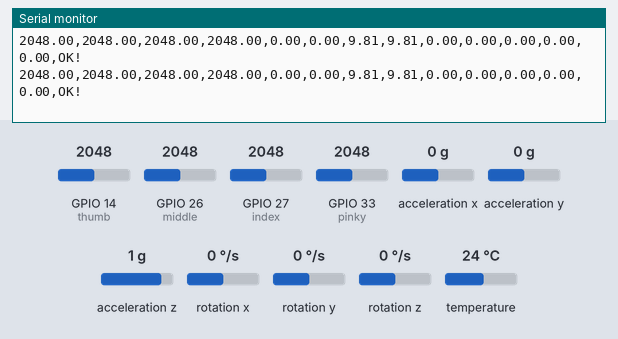
Bench run of a sketch on a simulated ESP32. Parts: the last lines printed to the serial monitor. The inputs (shaded band) are chosen by the test bench; at power-on: acceleration x 0 g, GPIO 14 (thumb) = 2048, GPIO 26 (middle) = 2048, GPIO 27 (index) = 2048, GPIO 33 (pinky) = 2048, acceleration y 0 g, acceleration z 1 g, rotation x 0 °/s, rotation y 0 °/s, rotation z 0 °/s, temperature 24 °C.

Above: at 1.3 s.
1.4 s: acceleration x set to -1.4 g
At 1.9 s:
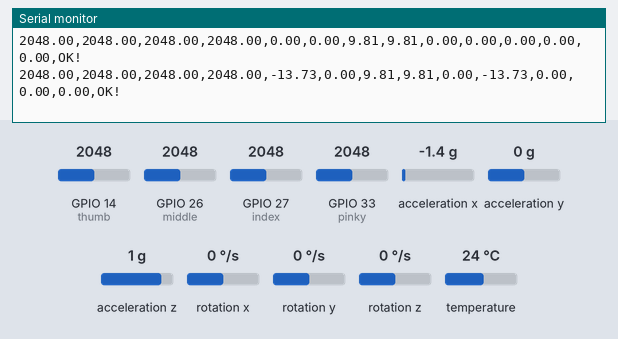
2.9 s: GPIO 14 (thumb) set to 2866
At 3.4 s:
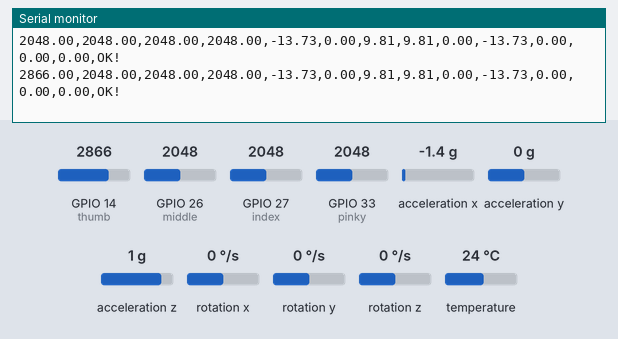
4.4 s: GPIO 26 (middle) set to 2866
At 5.0 s:
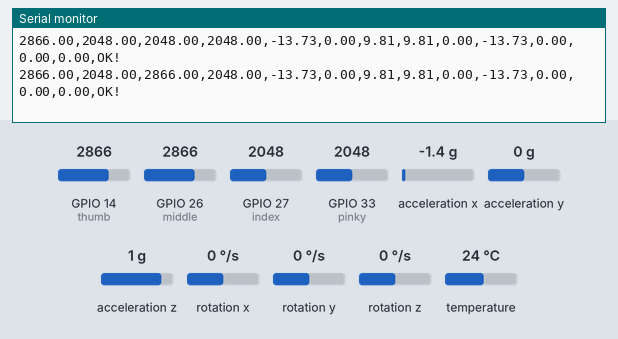
5.9 s: GPIO 27 (index) set to 2866
At 6.5 s:
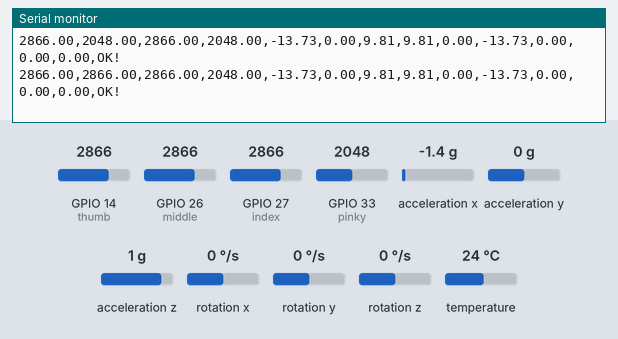
7.4 s: GPIO 33 (pinky) set to 2866
At 8.0 s:
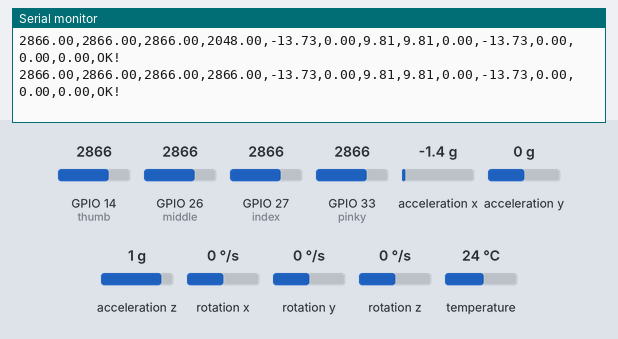
8.9 s: acceleration y set to -1.4 g
At 9.5 s:
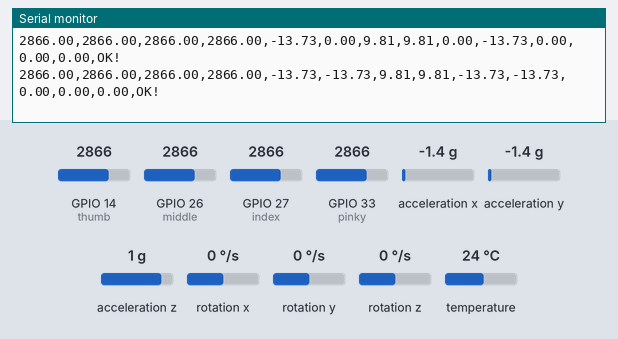

Measured:
- after the input at 1.4 s, the serial monitor: prints a new line after 0.12 s (image 1)
- after the input at 2.9 s, the serial monitor: prints a new line after 0.14 s (image 2)
- after the input at 4.4 s, the serial monitor: prints a new line after 0.15 s (image 3)
- after the input at 5.9 s, the serial monitor: prints a new line after 0.16 s (image 4)
- after the input at 7.4 s, the serial monitor: prints a new line after 0.18 s (image 5)
- after the input at 8.9 s, the serial monitor: prints a new line after 0.19 s (image 6)

The sketch:

FinalUsedCode.ino
```cpp
#include<Wire.h>
#include <Adafruit_MPU6050.h>

Adafruit_MPU6050 mpu;

#define thumb 14
#define index 27
#define middle 26
#define ring 25
#define pinky 33

float accelX1, accelY1, accelZ1;
float gForceX1, gForceY1, gForceZ1;

float gyroX1, gyroY1, gyroZ1;

float flexValues[] = {0,0,0,0};

void setup(){

  Serial.begin(115200);
  while (!Serial) {
     delay(10); // wait for serial port to connect. Needed for native USB port only
  }

  if (!mpu.begin()) {
    Serial.println("Failed to find MPU6050 chip");
    while (1) {
      delay(10);
    }
  }
  printHead();
}

void loop(){
  sensors_event_t a, g, temp;
  mpu.getEvent(&a, &g, &temp);
  flexValues[0] = analogRead(thumb);
  flexValues[1] = analogRead(index);
  flexValues[2] = analogRead(middle);
  flexValues[3] = analogRead(pinky);
  accelX1 = a.acceleration.x;
  accelY1 = a.acceleration.y;
  accelZ1 = a.acceleration.z;
  gyroX1 = g.gyro.x;
  gyroY1 = g.gyro.y;
  gyroZ1 = g.gyro.z;
  gForceX1 = a.acceleration.heading;
  gForceY1 = a.acceleration.pitch;
  gForceZ1 = a.acceleration.roll;
  printData();
  delay(500);
}

void printHead(){
  Serial.print("thumb1,");
  Serial.print("index1,");
  Serial.print("middle1,");
  Serial.print("pinky1,");
  Serial.print("accelX1,");
  Serial.print("accelY1,");
  Serial.print("accelZ1,");
  Serial.print("gForceX1,");
  Serial.print("gForceY1,");
  Serial.print("gForceZ1,");
  Serial.print("gyroX1,");
  Serial.print("gyroY1,");
  Serial.print("gyroZ1,");
  Serial.print("gesture,");
  Serial.print("\n");
}

void printData(){
  Serial.print(String(flexValues[0]));
  Serial.print(",");
  Serial.print(String(flexValues[1]));
  Serial.print(",");
  Serial.print(String(flexValues[2]));
  Serial.print(",");
  Serial.print(String(flexValues[3]));
  Serial.print(",");
  Serial.print(accelX1);
  Serial.print(",");
  Serial.print(accelY1);
  Serial.print(",");
  Serial.print(accelZ1);
  Serial.print(",");
  Serial.print(gForceX1);
  Serial.print(",");
  Serial.print(gForceY1);
  Serial.print(",");
  Serial.print(gForceZ1);
  Serial.print(",");
  Serial.print(gyroX1);
  Serial.print(",");
  Serial.print(gyroY1);
  Serial.print(",");
  Serial.print(gyroZ1);
  Serial.print(",");
  Serial.print("OK!"); //Input the gesture u are recording
  Serial.print("\n");

}
```
